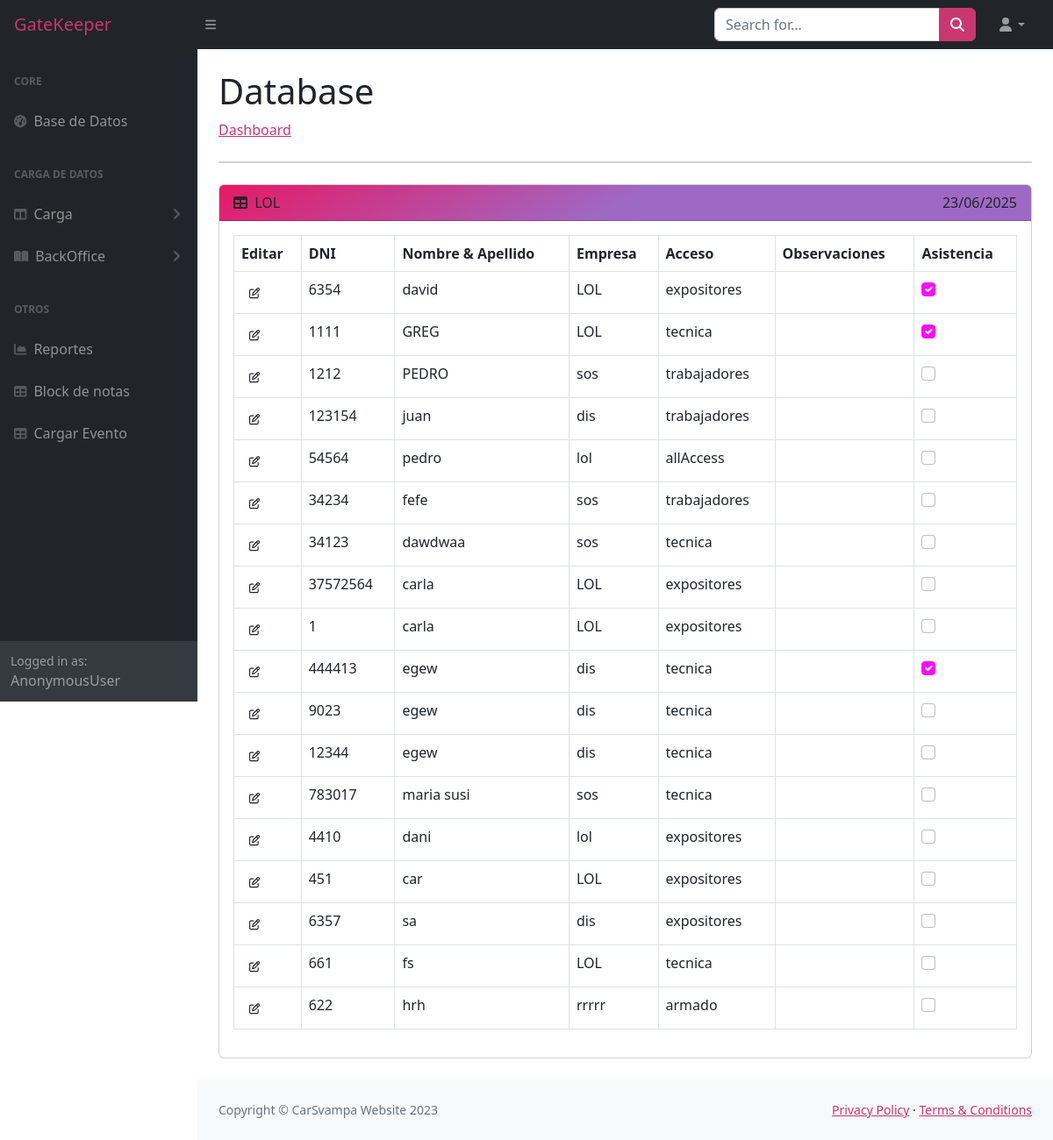
The app's page /accounts/profile/1/LOL/ with its own data.
### index/models.py (models this page shows, shortened)
class Persona(models.Model):
    dni = models.IntegerField(unique=True)
    nombreyapellido = models.CharField(max_length=200)
    empresa = models.ForeignKey(Empresa, on_delete=models.CASCADE)
    acceso = models.CharField(max_length=20, choices= ACCESO_CHOICES, default='')
    asistencia = models.BooleanField(default=False)
    observaciones = models.CharField(max_length=200, blank=True)
    fechaHastaSeguro = models.DateField(null=True)
    evento = models.ForeignKey(Evento, on_delete=models.CASCADE)
    '''
    class Meta:
        unique_together = ('dni', 'evento')
'''

class Empresa(models.Model):
    nombre = models.CharField(max_length=50)
    cuit = models.IntegerField(blank=True, null=True)
    contacto = models.CharField(max_length=50, blank=True, null=True)
    acceso = models.CharField(max_length=20, choices= ACCESO_CHOICES, default='', blank=True, null=True)
    evento = models.ForeignKey(Evento, on_delete=models.CASCADE, null=True)

### index/views.py (the view, shortened to what this page needs)
# urls.py: path('accounts/profile/<int:evento_id>/<str:evento_nombre>/', Personas.as_view(), name='db_evento'),
class Personas(View):
    def __init__(self) -> None:
        pass
    def dispatch(self, request, *args, **kwargs):
        self.evento_id = kwargs.get('evento_id')
        self.evento_nombre = kwargs.get('evento_nombre')
        return super().dispatch(request, *args, **kwargs)
    def get(self, request, evento_id, evento_nombre):
        evento = Evento.objects.get(pk=evento_id)
        personas = Persona.objects.filter(evento=evento)
        fecha_actual = datetime.now()
        return render(request, 'index.html', {'personas': personas, 'fecha_actual': fecha_actual, 'nombre_evento':evento_nombre, 'id_evento':evento_id})

### index/templates/index.html (shortened to what this page needs)
{% extends 'layouts/estructura.html' %}
{% block content %}
<main>
    <div class="container-fluid px-4">
        <h1 class="mt-4">Database</h1>
        <ol class="breadcrumb mb-4">
            <li class="breadcrumb-item"><a href="/accounts/profile">Dashboard</a></li>
        </ol>
        <div class="card mb-4">
        </div>
        <div class="card mb-4">
            <div class="card-header">
                <i class="fas fa-table me-1"></i>
                {{ nombre_evento }}
                <span class="float-end">{{ fecha_actual|date:"d/m/Y" }}</span>
            </div>
            <div class="card-body table-responsive">
                <table class="table table-bordered" id="miTabla">
                    <thead class="thead-dark">
                        <tr>
                            <th>Editar</th>
                            <th>DNI</th>
                            <th>Nombre & Apellido</th>
                            <th>Empresa</th>
                            <th>Acceso</th>
                            <th>Observaciones</th>
                            <th>Asistencia</th>
                        </tr>
                    </thead>
                    <tbody>
                        {% for persona in personas %}
                        <tr class= '{% if persona.fechaHastaSeguro > fecha_actual %}fila-roja{% endif %}'>
                            <td>
                                <form method="post">
                                    <button type="button" class="btn btn-sm" onclick="editarPersona(this)">
                                        <i class="fa-regular fa-pen-to-square fa-sm"></i>
                                    </button>
                                    <td>{{ persona.dni }}</td>
                                    <td>{{ persona.nombreyapellido }}</td>
                                    <td>{{ persona.empresa.nombre }}</td>
                                    <td>{{ persona.acceso }}</td>
                                    <td>{{ persona.obsevaciones }}</td>
                                    <td>
                                        <input type="checkbox" name="asistencia" class= "form-check-input" value="True" {% if persona.asistencia %}checked{% endif %} onchange="this.form.submit()">
                                    </td>
                                </form>
                            </td>
                        </tr>
                        {% endfor %}
                    </tbody>
                </table>
            </div>
        </div>
    </div>
</main>
{% endblock %}

### records on screen
Persona: dni "6354", nombreyapellido "david", empresa.nombre "LOL", acceso "expositores", asistencia "☑"
Persona: dni "1111", nombreyapellido "GREG", empresa.nombre "LOL", acceso "tecnica", asistencia "☑"
Persona: dni "1212", nombreyapellido "PEDRO", empresa.nombre "sos", acceso "trabajadores"
Persona: dni "123154", nombreyapellido "juan", empresa.nombre "dis", acceso "trabajadores"
Persona: dni "54564", nombreyapellido "pedro", empresa.nombre "lol", acceso "allAccess"
Persona: dni "34234", nombreyapellido "fefe", empresa.nombre "sos", acceso "trabajadores"
Persona: dni "34123", nombreyapellido "dawdwaa", empresa.nombre "sos", acceso "tecnica"
Persona: dni "37572564", nombreyapellido "carla", empresa.nombre "LOL", acceso "expositores"
Persona: dni "1", nombreyapellido "carla", empresa.nombre "LOL", acceso "expositores"
Persona: dni "444413", nombreyapellido "egew", empresa.nombre "dis", acceso "tecnica", asistencia "☑"
Persona: dni "9023", nombreyapellido "egew", empresa.nombre "dis", acceso "tecnica"
Persona: dni "12344", nombreyapellido "egew", empresa.nombre "dis", acceso "tecnica"
Persona: dni "783017", nombreyapellido "maria susi", empresa.nombre "sos", acceso "tecnica"
Persona: dni "4410", nombreyapellido "dani", empresa.nombre "lol", acceso "expositores"
Persona: dni "451", nombreyapellido "car", empresa.nombre "LOL", acceso "expositores"
Persona: dni "6357", nombreyapellido "sa", empresa.nombre "dis", acceso "expositores"
Persona: dni "661", nombreyapellido "fs", empresa.nombre "LOL", acceso "tecnica"
Persona: dni "622", nombreyapellido "hrh", empresa.nombre "rrrrr", acceso "armado"

### other values on screen
{{ user }} "AnonymousUser"
{{ nombre_evento }} "LOL"
